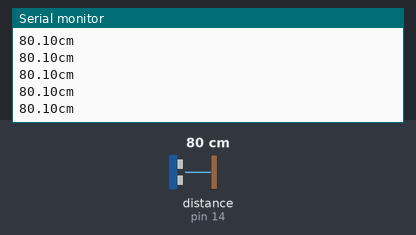
A sketch run on a simulated Arduino Uno, built with avr-gcc and run on an emulated ATmega328P. On the bench: the last lines printed to the serial monitor. Wiring (inferred from the names in the program): ultrasonic range finder: trigger pin 4; echo pin 14. Inputs (shaded band) come from the test bench; at power-on: distance to the obstacle (sensor on pin 14) 80 cm. The echo pulse lasts 58.3 µs per cm.

Above: at 1.2 s.
1.3 s: distance to the obstacle (sensor on pin 14) set to 120 cm
At 1.49 s:
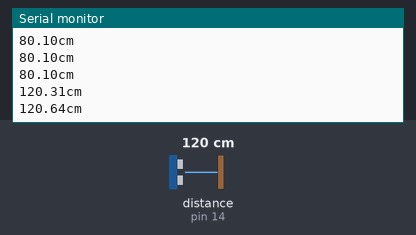
4.3 s: distance to the obstacle (sensor on pin 14) set to 2 cm
At 4.3 s:
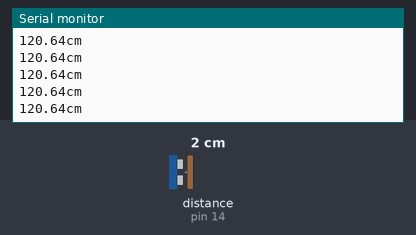
Timing chart, 0 to 7.3 s (numbered marks = the images above; inputs shaded):
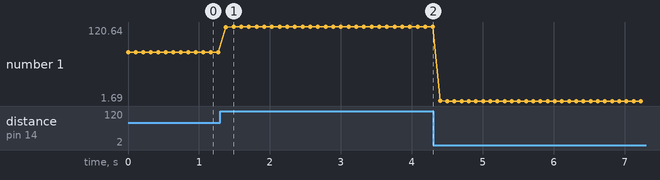

The sketch:

TestUltrason.ino
```cpp
#include "ultrasonic.h"

void setup() {
  ultrasonic_init();

  if(DEBUG_ON){
    // initialize serial communication:
    Serial.begin(9600);
  }
}

void loop()
{

  if(DEBUG_ON){
    Serial.print(ultrasonic_measure());
    Serial.print("cm");
    Serial.println();
  }

  delay(100);
}
```

ultrasonic.h
```cpp
#ifndef ULTRASONIC_H
#define ULTRASONIC_H

#include "Arduino.h"

const int Ultrasonic_PinTrigg = 4;
const int Ultrasonic_pinEcho = 14;
const int DEBUG_ON=1;


void ultrasonic_init(){
  pinMode(Ultrasonic_PinTrigg, OUTPUT);
  pinMode(Ultrasonic_pinEcho, INPUT);
}

float ultrasonic_microsecondsToCentimeters(long microseconds)
{
  // The speed of sound is 340 m/s or 29 microseconds per centimeter.
  // The ping travels out and back, so to find the distance of the
  // object we take half of the distance travelled.
  return microseconds / 29.0 / 2.0;
}

float ultrasonic_measure(){
  long duration;
  float cm;

  digitalWrite(Ultrasonic_PinTrigg, LOW);
  delayMicroseconds(2);
  digitalWrite(Ultrasonic_PinTrigg, HIGH);
  delayMicroseconds(5);
  digitalWrite(Ultrasonic_PinTrigg, LOW);

  //  // read the analog in value:
  //  int sensorValue = analogRead(pinEcho);
  //  // map it to the range of the analog out:
  //  int outputValue = map(sensorValue, 0, 1023, 0, 255);

  duration = pulseIn(Ultrasonic_pinEcho, HIGH,50000);
  // convert the time into a distance
  cm = ultrasonic_microsecondsToCentimeters(duration);

  return cm;
}

#endif
```

Measured:
- after the input at 1.3 s, the serial monitor: prints a new line after 0.08 s (image 1)
- plotted number 1: 80.1 → 120.64 after the input at 1.3 s, 120.64 → 1.69 after the input at 4.3 s
